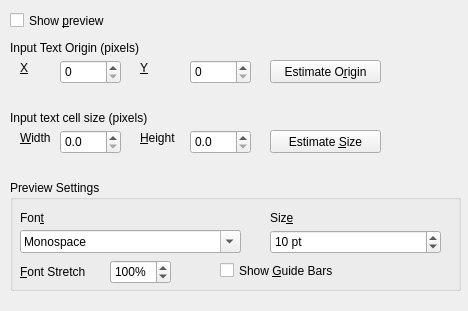
<?xml version="1.0" encoding="UTF-8"?>
<ui version="4.0">
 <class>IndentedTextExportWidget</class>
 <widget class="QWidget" name="IndentedTextExportWidget">
  <property name="geometry">
   <rect>
    <x>0</x>
    <y>0</y>
    <width>468</width>
    <height>311</height>
   </rect>
  </property>
  <property name="sizePolicy">
   <sizepolicy hsizetype="Preferred" vsizetype="Preferred">
    <horstretch>0</horstretch>
    <verstretch>0</verstretch>
   </sizepolicy>
  </property>
  <property name="minimumSize">
   <size>
    <width>468</width>
    <height>280</height>
   </size>
  </property>
  <property name="windowTitle">
   <string>Indented Text Export</string>
  </property>
  <widget class="QCheckBox" name="checkBoxPreview">
   <property name="geometry">
    <rect>
     <x>10</x>
     <y>10</y>
     <width>111</width>
     <height>21</height>
    </rect>
   </property>
   <property name="text">
    <string>Show &amp;preview</string>
   </property>
  </widget>
  <widget class="QSpinBox" name="spinBox_OriginX">
   <property name="geometry">
    <rect>
     <x>60</x>
     <y>60</y>
     <width>61</width>
     <height>24</height>
    </rect>
   </property>
   <property name="maximum">
    <number>99999</number>
   </property>
  </widget>
  <widget class="QSpinBox" name="spinBox_OriginY">
   <property name="geometry">
    <rect>
     <x>190</x>
     <y>60</y>
     <width>61</width>
     <height>24</height>
    </rect>
   </property>
   <property name="maximum">
    <number>99999</number>
   </property>
  </widget>
  <widget class="QDoubleSpinBox" name="doubleSpinBox_CellWidth">
   <property name="geometry">
    <rect>
     <x>60</x>
     <y>130</y>
     <width>61</width>
     <height>24</height>
    </rect>
   </property>
   <property name="decimals">
    <number>1</number>
   </property>
   <property name="maximum">
    <double>1200.000000000000000</double>
   </property>
   <property name="singleStep">
    <double>0.100000000000000</double>
   </property>
  </widget>
  <widget class="QDoubleSpinBox" name="doubleSpinBox_CellHeight">
   <property name="geometry">
    <rect>
     <x>190</x>
     <y>130</y>
     <width>61</width>
     <height>24</height>
    </rect>
   </property>
   <property name="decimals">
    <number>1</number>
   </property>
   <property name="maximum">
    <double>1200.000000000000000</double>
   </property>
   <property name="singleStep">
    <double>0.100000000000000</double>
   </property>
  </widget>
  <widget class="QLabel" name="label">
   <property name="geometry">
    <rect>
     <x>10</x>
     <y>40</y>
     <width>181</width>
     <height>16</height>
    </rect>
   </property>
   <property name="text">
    <string>Input Text Origin (pixels)</string>
   </property>
  </widget>
  <widget class="QLabel" name="label_2">
   <property name="geometry">
    <rect>
     <x>20</x>
     <y>60</y>
     <width>16</width>
     <height>16</height>
    </rect>
   </property>
   <property name="text">
    <string>&amp;X</string>
   </property>
   <property name="buddy">
    <cstring>spinBox_OriginX</cstring>
   </property>
  </widget>
  <widget class="QLabel" name="label_3">
   <property name="geometry">
    <rect>
     <x>140</x>
     <y>60</y>
     <width>16</width>
     <height>16</height>
    </rect>
   </property>
   <property name="text">
    <string>&amp;Y</string>
   </property>
   <property name="buddy">
    <cstring>spinBox_OriginY</cstring>
   </property>
  </widget>
  <widget class="QLabel" name="label_4">
   <property name="geometry">
    <rect>
     <x>10</x>
     <y>110</y>
     <width>181</width>
     <height>16</height>
    </rect>
   </property>
   <property name="text">
    <string>Input text cell size (pixels)</string>
   </property>
  </widget>
  <widget class="QLabel" name="label_5">
   <property name="geometry">
    <rect>
     <x>20</x>
     <y>130</y>
     <width>41</width>
     <height>16</height>
    </rect>
   </property>
   <property name="text">
    <string>&amp;Width</string>
   </property>
   <property name="buddy">
    <cstring>doubleSpinBox_CellWidth</cstring>
   </property>
  </widget>
  <widget class="QLabel" name="label_6">
   <property name="geometry">
    <rect>
     <x>140</x>
     <y>130</y>
     <width>51</width>
     <height>16</height>
    </rect>
   </property>
   <property name="text">
    <string>&amp;Height</string>
   </property>
   <property name="buddy">
    <cstring>doubleSpinBox_CellHeight</cstring>
   </property>
  </widget>
  <widget class="QPushButton" name="pushButton_OriginCompute">
   <property name="geometry">
    <rect>
     <x>270</x>
     <y>60</y>
     <width>111</width>
     <height>23</height>
    </rect>
   </property>
   <property name="text">
    <string>Estimate O&amp;rigin</string>
   </property>
  </widget>
  <widget class="QPushButton" name="pushButton_CellCompute">
   <property name="geometry">
    <rect>
     <x>270</x>
     <y>130</y>
     <width>111</width>
     <height>23</height>
    </rect>
   </property>
   <property name="text">
    <string>Estimate &amp;Size</string>
   </property>
  </widget>
  <widget class="QLabel" name="helpLabel">
   <property name="geometry">
    <rect>
     <x>440</x>
     <y>10</y>
     <width>21</width>
     <height>31</height>
    </rect>
   </property>
   <property name="toolTip">
    <string>&lt;html&gt;&lt;head/&gt;&lt;body&gt;&lt;p&gt;Align scan to original text so whitespace is accurate. Assumes (but does not require) monospace font.&lt;/p&gt;&lt;p&gt;Manually fine tune the Estimated values using the preview.&lt;/p&gt;&lt;/body&gt;&lt;/html&gt;</string>
   </property>
   <property name="text">
    <string>&lt;html&gt;&lt;head/&gt;&lt;body&gt;&lt;p&gt;&lt;img src=&quot;:/extra-theme-icons/help-hint.png&quot;/&gt;&lt;/p&gt;&lt;/body&gt;&lt;/html&gt;</string>
   </property>
  </widget>
  <widget class="QGroupBox" name="groupBox">
   <property name="geometry">
    <rect>
     <x>10</x>
     <y>180</y>
     <width>451</width>
     <height>111</height>
    </rect>
   </property>
   <property name="toolTip">
    <string>These settings do not affect the result, but can be used to align the displayed result with the scan.</string>
   </property>
   <property name="title">
    <string>Preview Settings</string>
   </property>
   <widget class="QFontComboBox" name="comboBox_FontFamily">
    <property name="geometry">
     <rect>
      <x>10</x>
      <y>50</y>
      <width>221</width>
      <height>23</height>
     </rect>
    </property>
    <property name="currentText">
     <string>Monospace</string>
    </property>
   </widget>
   <widget class="QSpinBox" name="spinBox_FontSize">
    <property name="enabled">
     <bool>true</bool>
    </property>
    <property name="geometry">
     <rect>
      <x>260</x>
      <y>50</y>
      <width>171</width>
      <height>24</height>
     </rect>
    </property>
    <property name="suffix">
     <string> pt</string>
    </property>
    <property name="minimum">
     <number>1</number>
    </property>
    <property name="value">
     <number>10</number>
    </property>
   </widget>
   <widget class="QSpinBox" name="spinBox_FontStretch">
    <property name="enabled">
     <bool>true</bool>
    </property>
    <property name="geometry">
     <rect>
      <x>100</x>
      <y>80</y>
      <width>61</width>
      <height>24</height>
     </rect>
    </property>
    <property name="sizePolicy">
     <sizepolicy hsizetype="Preferred" vsizetype="Fixed">
      <horstretch>0</horstretch>
      <verstretch>0</verstretch>
     </sizepolicy>
    </property>
    <property name="toolTip">
     <string>Fine tune preview alignment with scan image.</string>
    </property>
    <property name="suffix">
     <string notr="true">%</string>
    </property>
    <property name="minimum">
     <number>50</number>
    </property>
    <property name="maximum">
     <number>200</number>
    </property>
    <property name="value">
     <number>100</number>
    </property>
   </widget>
   <widget class="QLabel" name="labelFontScaling">
    <property name="enabled">
     <bool>true</bool>
    </property>
    <property name="geometry">
     <rect>
      <x>10</x>
      <y>80</y>
      <width>81</width>
      <height>24</height>
     </rect>
    </property>
    <property name="text">
     <string>&amp;Font Stretch</string>
    </property>
    <property name="indent">
     <number>0</number>
    </property>
    <property name="buddy">
     <cstring>spinBox_FontStretch</cstring>
    </property>
   </widget>
   <widget class="QCheckBox" name="checkBox_GuideBars">
    <property name="geometry">
     <rect>
      <x>210</x>
      <y>80</y>
      <width>131</width>
      <height>21</height>
     </rect>
    </property>
    <property name="text">
     <string>Show &amp;Guide Bars</string>
    </property>
   </widget>
   <widget class="QLabel" name="label_7">
    <property name="geometry">
     <rect>
      <x>10</x>
      <y>30</y>
      <width>59</width>
      <height>15</height>
     </rect>
    </property>
    <property name="text">
     <string>Fon&amp;t</string>
    </property>
    <property name="buddy">
     <cstring>comboBox_FontFamily</cstring>
    </property>
   </widget>
   <widget class="QLabel" name="label_8">
    <property name="geometry">
     <rect>
      <x>260</x>
      <y>30</y>
      <width>59</width>
      <height>15</height>
     </rect>
    </property>
    <property name="text">
     <string>Siz&amp;e</string>
    </property>
    <property name="buddy">
     <cstring>spinBox_FontSize</cstring>
    </property>
   </widget>
  </widget>
 </widget>
 <tabstops>
  <tabstop>checkBoxPreview</tabstop>
  <tabstop>spinBox_OriginX</tabstop>
  <tabstop>spinBox_OriginY</tabstop>
  <tabstop>pushButton_OriginCompute</tabstop>
  <tabstop>doubleSpinBox_CellWidth</tabstop>
  <tabstop>doubleSpinBox_CellHeight</tabstop>
  <tabstop>pushButton_CellCompute</tabstop>
  <tabstop>comboBox_FontFamily</tabstop>
  <tabstop>spinBox_FontSize</tabstop>
  <tabstop>spinBox_FontStretch</tabstop>
  <tabstop>checkBox_GuideBars</tabstop>
 </tabstops>
 <resources>
  <include location="gimagereader.qrc"/>
 </resources>
 <connections/>
</ui>
